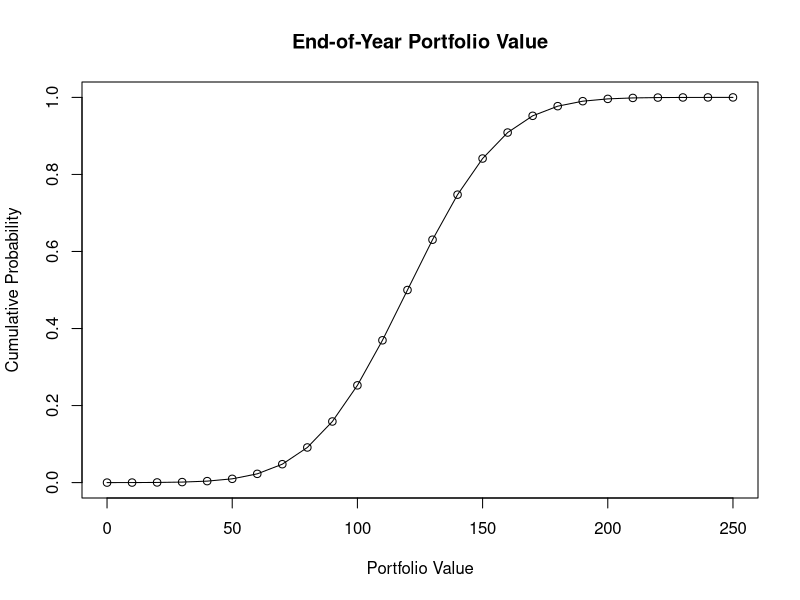

Write R code to recreate this figure.
# We thank Sagi Haim for developing this script

##############################
# CHAPTER 25 - VALUE AT RISK
##############################

### 25.1 Overview
## A Simple Example
# Inputs:
mean <- 0.20
sigma <- 0.30
init_invst <- 100
cutoff <- 80

# (Cumulative) Probability that portfolio worth less than cutoff
pnorm(cutoff, mean = init_invst * (1 + mean),
      sd = sigma * init_invst, log = FALSE) # similar to Excel's NORM.DIST

# Probability distribution
port_value <- c(0:25)*10  #bins
prob <- sapply(port_value, function(x) pnorm(x, mean = init_invst * (1 + mean),
                                     sd = sigma * init_invst, log = FALSE))

# Plot (comulative distribution)
plot(port_value, prob, type = "l", main = "End-of-Year Portfolio Value", 
     xlab = "Portfolio Value", ylab = "Cumulative Probability")
lines(port_value,prob, type = "p")

### 25.2  The three types of VaR models
##  Analytic VaR 
# in this example: 10M (weekly)			
# Inputs: 
mean_annual <- 0.02
mean_weekly	<- mean_annual*1/52
sigma_annual	<- 0.10
sigma_week	<- sigma_annual * sqrt(1/52)
port_size 	<- 10000000
spot_rate	<- 1.15 #(Dollar/Euro spot rate)

# Standard deviations
prob <- c(0.9, 0.95, 0.99)
st_dev <- qnorm(prob, mean = 0, sd = 1, lower.tail = TRUE, log.p = FALSE) 
names(st_dev) <- prob

# VaR (1 week, $)
var_analytic <- st_dev * sigma_week * port_size * spot_rate
names(var_analytic) <- prob
var_analytic

## Calculating the quantiles
mean <- 0.20
sigma <- 0.30
init_invst <- 100
cutoff <- qnorm(0.01, mean = init_invst * (1 + mean),
      sd = sigma * init_invst, lower.tail = TRUE, log.p = FALSE)

# Var at 1.00% Level
var_analytic <- init_invst - cutoff

## Quantiles for Log-Normal distribution
init_invst <- 100
mean <- 0.10
sigma <- 0.30
t <- 1.0

#Parameters of normal distribution of ln(VT)
mean <- log(init_invst) + (mean - 0.5*sigma^2) * t
sigma <- sigma * sqrt(t)
cutoff <- qlnorm(0.01, mean = mean, sd = sigma)

# Var at 1.00% Level
var_analytic <- init_invst - cutoff

##  Monte-Carlo VaR of 10M (weekly)
# Simulate weekly returns
n <- 10000 #number of simulations
Z <- rnorm(n, mean = 0, sd = 1) 
week_ret <- (mean_weekly - 0.5 * sigma_week ^ 2) + sigma_week * Z

# Calculate Percentiles
percentile <- quantile(week_ret, probs = 1-prob) # same as PERCENTILE.INC in Excel

# Calculate Value at Risk
Var_monte_carlo <- percentile * port_size * spot_rate

##  Historical VaR (weekly)
# Set working directory
workdir <- readline(prompt="working directory?")
setwd(workdir)

# Read data
data <- read.csv("Chapter_25_Data_1.csv", row.names = 1)

# Sort the data by date
data <- data[order(as.Date(row.names(data), format="%d-%m-%y"),decreasing = FALSE),]

# Calculate returns
week_ret <- diff(log(data))
port_change <- port_size * exp(week_ret) - port_size

# Calculate Value at Risk
Var_historical <- quantile(port_change, probs = 1 - prob) # same as PERCENTILE.INC in Excel

### 25.3  VaR of n-asset portfolio
## Analytic VaR of 3-asset portfolio
# Inputs:
mean_ret <- c(0.1, 0.12, 0.13)
cov_mat <- matrix(c(0.10,	0.04,	0.03,
                    0.04,	0.20,	-0.04,
                    0.03,	-0.04,	0.60), 
                  nrow = 3)
port_prop <- c(0.3, 0.25, 0.45)
Init_invst	<- 100

# Portfolio Stats
port_mean_ret <- mean_ret %*% port_prop
port_sigma	<- sqrt(port_prop %*% cov_mat %*% port_prop)
mean_invs_value <- Init_invst * ( 1 + port_mean_ret )
invs_value_sigma <- port_sigma * Init_invst

# Analytic VaR
sig_level <- 0.01
cutoff <- qnorm(p = sig_level, mean = mean_invs_value, sd = invs_value_sigma)

# VaR at 1.00%  level
var_analytic <- cutoff - Init_invst 

## Monte-Carlo simulation VaR of the 3-asset portfolio

# Assets Variance
asset_var <- diag(cov_mat)

# Lower-Triangular Cholesky Decomposition 
chol_decompos <- t(chol(cov_mat)) 

n <- 10000 # number of simulations

# Simulate correlated random variables
Z <- t( sapply(1:n, function(x) chol_decompos %*% rnorm(n = 3, mean = 0, sd = 1)))

# Simulate Monthly Returns Of 3 Correlated Stocks
sim_asset_ret <- apply(Z, 1, function(z) ( (mean_ret - 0.5 * asset_var) 
                                           + sqrt(asset_var) * z) )

# Simulate Portfolio Return
port_ret <- t(sim_asset_ret) %*% port_prop

# Calculate the 1% Percentile Return 
percentile <- quantile(port_ret, probs = 0.01)

# VaR at 1.00%  level
var_monte_carlo <- percentile * Init_invst 

## Historical VaR of the 3-asset portfolio
# Read the return data from the csv file
asset_ret <- as.matrix(read.csv("Chapter_25_Data_2.csv"))
port_ret <- asset_ret %*% port_prop

# Calculate the 1% Percentile Return 
percentile <- quantile(port_ret, probs = 0.01)

# VaR at 1.00%  level
Var_historical <- percentile * Init_invst 

### 25.4  Backtesting
## The Standard Coverage Test
# Inputs
VaR_level	<- 0.01
n	<- 750
Signif_level <- 0.05

# Confidence interval
upper_bound <- qbinom(1-Signif_level/2, n, VaR_level) # Similar to Excel's BINOM.INV
lower_bound <- n - qbinom(1-Signif_level/2, n, 1-VaR_level) 
non_rejection_values <-  paste(lower_bound, "-", upper_bound, sep = "")

# Data Table variables
VaR_levels <- c(0.005, 0.01, 0.025, 0.05, 0.1)
n <- c(50, 100, 200, 250, 500, 750, 1000, 1250, 1500) #Sample size

#  define function for the non-rjection values
non_rej_val <- function(VaR_level, n){
  upper_bound <- qbinom(1-Signif_level/2, n, VaR_level) # Similar to Excel's BINOM.INV
  lower_bound <- n - qbinom(1-Signif_level/2, n, 1-VaR_level) 
  non_rejection_values <-  paste(lower_bound, "-", upper_bound, sep = "")
  return(non_rejection_values)
}

# run function for each combination
results <- outer(VaR_levels, n, FUN = "non_rej_val")
colnames(results) <- n
rownames(results) <- VaR_levels
results
